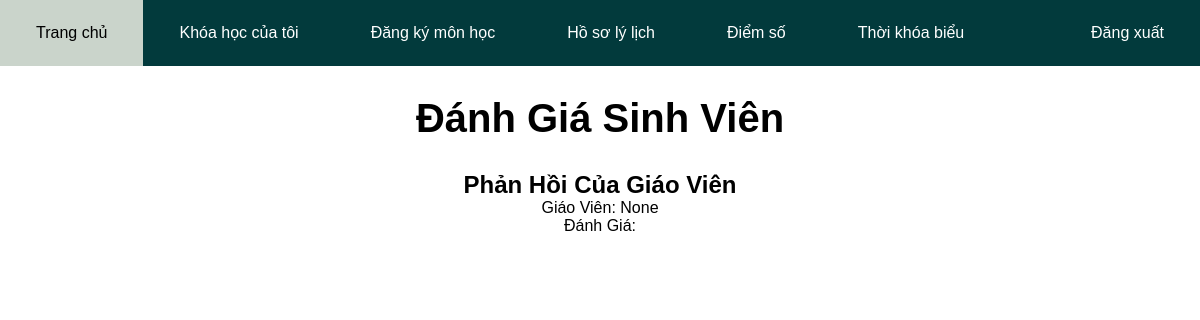
The page /assessment/student/38/ViewAssessment/ (signed in) on the database as committed earlier.
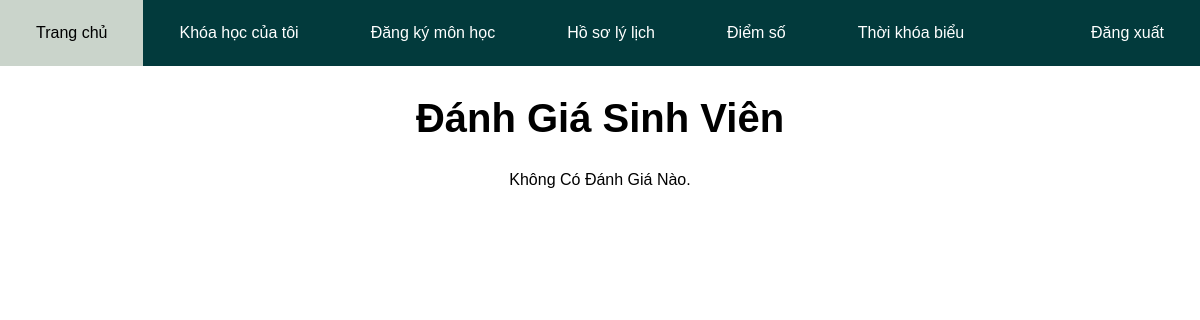
The same page on the database as committed later.
### Assessment/models.py (models this page shows, shortened)
class TeacherAssessment(models.Model):
    course = models.ForeignKey(Course, on_delete=models.CASCADE, null=True)
    student = models.ForeignKey(Student, on_delete=models.CASCADE, null=True)
    teacher = models.ForeignKey(Teacher, on_delete=models.CASCADE, null=True)
    comment = models.TextField()
    class Meta:
        unique_together = ('course', 'student', 'teacher')

### Assessment/views.py (the view)
# urls.py: path("student/<int:pk>/ViewAssessment/", views.StudentAssessView.as_view(), name="StudentAssessView"),
class StudentAssessView(RoleRequiredMixin, View):
    def has_permission(self, user):
        return user.user_type == 'Student'
    def get(self, request, pk):
        course = Course.objects.get(id=pk)
        student = request.user.student
        assessment = TeacherAssessment.objects.filter(course=course, student=student).first()
        form = TeacherAssessmentForm(instance=assessment)
        context = {
            "course": course,
            "student": student,
            "assessment": assessment,
            "form": form,
        }
        return render(request, "Course/CourseStudent/student_receive_assess.html", context)

### Login/mixins.py (called while the page is built)
    def dispatch(self, request, *args, **kwargs):
        if not request.user.is_authenticated:
            return self.handle_no_permission()
        elif not self.has_permission(request.user):
            return HttpResponseRedirect(self.get_redirect_url())
        return super().dispatch(request, *args, **kwargs)

### templates/Course/CourseStudent/student_receive_assess.html (shortened to what this page needs)
{% load static %}
<!DOCTYPE html>
<html>
<head>
	<link rel="stylesheet" href="{% static 'css/file.css' %}">
</head>
<body>
    <nav>
		<a href="{% url 'Student:student' %}" class="menu_left">Trang chủ</a>
		<a href="{% url 'Student:student_course' %}" class="menu_left">Khóa học của tôi</a>
		<a href="{% url 'Registration:registration_student' %}" class="menu_left">Đăng ký môn học</a>
		<a href="{% url 'Student:student_profile' %}" class="menu_left">Hồ sơ lý lịch</a>
		<a href="{% url 'Student:student_score' %}" class="menu_left">Điểm số</a>
		<a href="{% url 'Student:student_schedule' %}" class="menu_left">Thời khóa biểu</a>
		<a href="{% url 'Logout:logout' %}" class="menu_right">Đăng xuất</a>
	</nav>
    <h1 class="menu_text">Đánh Giá Sinh Viên</h1>
    <div class="center_form">
        {% if assessment %}
            <h2 class="h2_text">Phản Hồi Của Giáo Viên</h2>
            <p>Giáo Viên: {{ assessment.teacher }}</p>
            <p>Đánh Giá: {{ assessment.comment }}</p>
        {% else %}
            <p>Không Có Đánh Giá Nào.</p>
        {% endif %}
    </div>
</body>
</html>

Rows that differ between the two databases and show on the page:
no longer on this page (row edited): TeacherAssessment: teacher "None"
Other text that changed with them:
text no longer shown: "Phản Hồi Của Giáo Viên Giáo Viên: Đánh Giá:"
text now shown: "Không Có Đánh Giá Nào."
